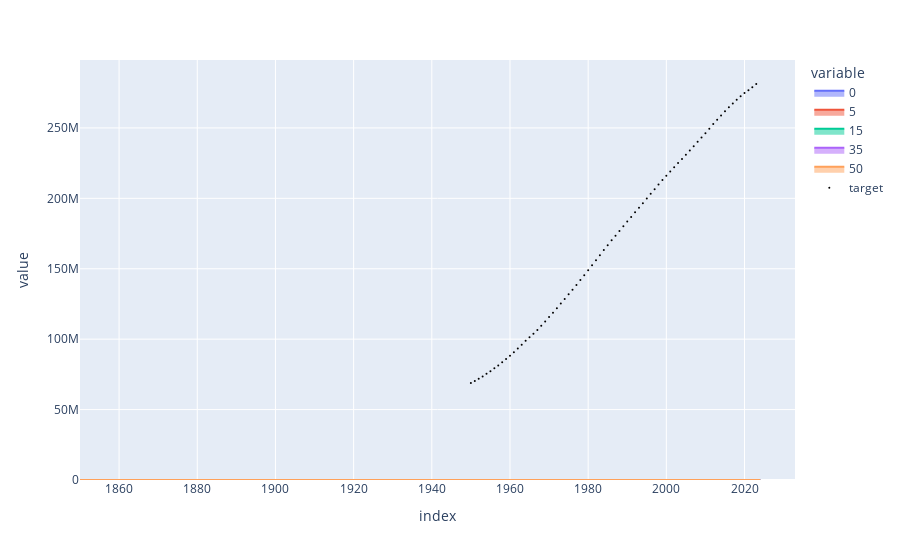

Source (notebook cell):
### Markdown cell above
## Results

### Code cell
# Run and inspect results
model.run(params)
fig = model.get_derived_outputs_df().plot.area()
fig.add_trace(go.Scatter(x=target_pops.index, y=target_pops, name="target", mode="markers", marker=dict(color="black", size=2.0)))

### Figure 1 — Plotly figure (JSON) as saved in the notebook; plotly's stock layout.template omitted (floating-point values rounded to 4 significant figures; data arrays with more than 128 entries replaced by an {"elided": "..."} marker saying what was removed)
{"data": [{"fillpattern": {"shape": ""}, "hovertemplate": "variable=0<br>index=%{x}<br>value=%{y}<extra></extra>", "legendgroup": "0", "line": {"color": "#636efa"}, "marker": {"symbol": "circle"}, "mode": "lines", "name": "0", "orientation": "v", "showlegend": true, "stackgroup": "1", "type": "scatter", "x": {"elided": "175 int values"}, "xaxis": "x", "y": {"elided": "175 int values"}, "yaxis": "y"}, {"fillpattern": {"shape": ""}, "hovertemplate": "variable=5<br>index=%{x}<br>value=%{y}<extra></extra>", "legendgroup": "5", "line": {"color": "#EF553B"}, "marker": {"symbol": "circle"}, "mode": "lines", "name": "5", "orientation": "v", "showlegend": true, "stackgroup": "1", "type": "scatter", "x": {"elided": "175 int values"}, "xaxis": "x", "y": {"elided": "175 int values"}, "yaxis": "y"}, {"fillpattern": {"shape": ""}, "hovertemplate": "variable=15<br>index=%{x}<br>value=%{y}<extra></extra>", "legendgroup": "15", "line": {"color": "#00cc96"}, "marker": {"symbol": "circle"}, "mode": "lines", "name": "15", "orientation": "v", "showlegend": true, "stackgroup": "1", "type": "scatter", "x": {"elided": "175 int values"}, "xaxis": "x", "y": {"elided": "175 int values"}, "yaxis": "y"}, {"fillpattern": {"shape": ""}, "hovertemplate": "variable=35<br>index=%{x}<br>value=%{y}<extra></extra>", "legendgroup": "35", "line": {"color": "#ab63fa"}, "marker": {"symbol": "circle"}, "mode": "lines", "name": "35", "orientation": "v", "showlegend": true, "stackgroup": "1", "type": "scatter", "x": {"elided": "175 int values"}, "xaxis": "x", "y": {"elided": "175 int values"}, "yaxis": "y"}, {"fillpattern": {"shape": ""}, "hovertemplate": "variable=50<br>index=%{x}<br>value=%{y}<extra></extra>", "legendgroup": "50", "line": {"color": "#FFA15A"}, "marker": {"symbol": "circle"}, "mode": "lines", "name": "50", "orientation": "v", "showlegend": true, "stackgroup": "1", "type": "scatter", "x": {"elided": "175 int values"}, "xaxis": "x", "y": {"elided": "175 int values"}, "yaxis": "y"}, {"marker": {"color": "black", "size": 2}, "mode": "markers", "name": "target", "type": "scatter", "x": [1950, 1951, 1952, 1953, 1954, 1955, 1956, 1957, 1958, 1959, 1960, 1961, 1962, 1963, 1964, 1965, 1966, 1967, 1968, 1969, 1970, 1971, 1972, 1973, 1974, 1975, 1976, 1977, 1978, 1979, 1980, 1981, 1982, 1983, 1984, 1985, 1986, 1987, 1988, 1989, 1990, 1991, 1992, 1993, 1994, 1995, 1996, 1997, 1998, 1999, 2000, 2001, 2002, 2003, 2004, 2005, 2006, 2007, 2008, 2009, 2010, 2011, 2012, 2013, 2014, 2015, 2016, 2017, 2018, 2019, 2020, 2021, 2022, 2023], "y": [68799023, 70286301, 71876432, 73569143, 75367368, 77273506, 79282548, 81390833, 83592761, 85892868, 88296069, 90791247, 93375849, 96051422, 98833747, 101365129, 103792752, 106526392, 109450005, 112517638, 115657493, 118833700, 122039840, 125288514, 128555043, 131843847, 135173655, 138533540, 141953162, 145434832, 148950538, 152485034, 156052152, 159651380, 163251123, 166776184, 170175063, 173511152, 176855064, 180201628, 183501095, 186778237, 190043743, 193305166, 196591826, 199888055, 203204347, 206536094, 209826788, 213004667, 216077788, 219097899, 222088493, 225048006, 227926649, 230871648, 233951651, 237062336, 240157902, 243220027, 246305320, 249470031, 252698523, 255852465, 258877397, 261799248, 264627417, 267346656, 269951845, 272489380, 274814865, 276758052, 278830527, 281190064]}], "layout": {"legend": {"title": {"text": "variable"}, "tracegroupgap": 0}, "margin": {"t": 60}, "xaxis": {"anchor": "y", "domain": [0, 1], "title": {"text": "index"}}, "yaxis": {"anchor": "x", "domain": [0, 1], "title": {"text": "value"}}}}
